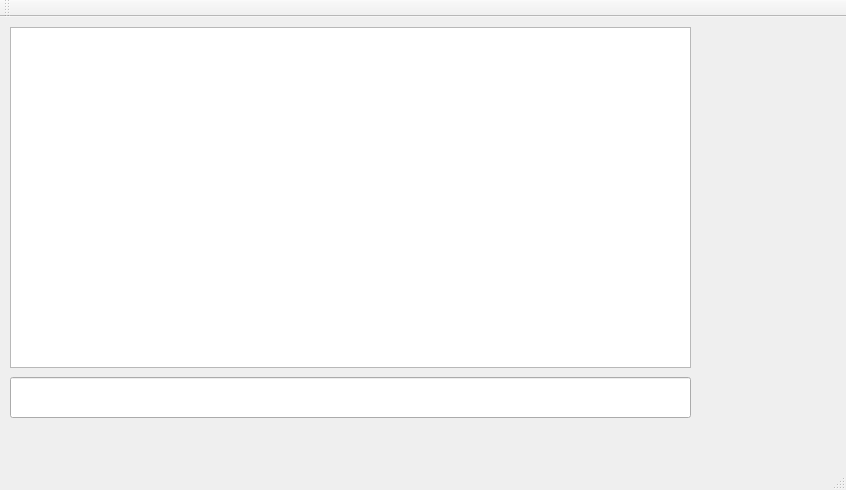
<?xml version="1.0" encoding="UTF-8"?>
<ui version="4.0">
 <class>MainWindow</class>
 <widget class="QMainWindow" name="MainWindow">
  <property name="geometry">
   <rect>
    <x>0</x>
    <y>0</y>
    <width>846</width>
    <height>490</height>
   </rect>
  </property>
  <property name="windowTitle">
   <string>MainWindow</string>
  </property>
  <widget class="QWidget" name="centralWidget">
   <widget class="QListWidget" name="chatText">
    <property name="geometry">
     <rect>
      <x>10</x>
      <y>10</y>
      <width>681</width>
      <height>341</height>
     </rect>
    </property>
    <property name="horizontalScrollBarPolicy">
     <enum>Qt::ScrollBarAsNeeded</enum>
    </property>
    <property name="sizeAdjustPolicy">
     <enum>QAbstractScrollArea::AdjustToContents</enum>
    </property>
    <property name="autoScroll">
     <bool>false</bool>
    </property>
   </widget>
   <widget class="QLineEdit" name="messageBox">
    <property name="geometry">
     <rect>
      <x>10</x>
      <y>360</y>
      <width>681</width>
      <height>41</height>
     </rect>
    </property>
   </widget>
  </widget>
  <widget class="QMenuBar" name="menuBar">
   <property name="geometry">
    <rect>
     <x>0</x>
     <y>0</y>
     <width>846</width>
     <height>22</height>
    </rect>
   </property>
  </widget>
  <widget class="QToolBar" name="mainToolBar">
   <attribute name="toolBarArea">
    <enum>TopToolBarArea</enum>
   </attribute>
   <attribute name="toolBarBreak">
    <bool>false</bool>
   </attribute>
  </widget>
  <widget class="QStatusBar" name="statusBar"/>
 </widget>
 <layoutdefault spacing="6" margin="11"/>
 <resources/>
 <connections/>
</ui>
